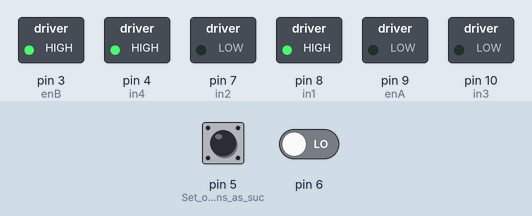
Bench run of a sketch on a simulated Arduino Uno, built with avr-gcc and run on an emulated ATmega328P. Parts: switched loads named in the sketch (green lamp = pin HIGH). The inputs (shaded band) are chosen by the test bench; at power-on: pin 5 (Set_our_input_pins_as_suc) LOW, pin 6 LOW. What the sketch prints to the serial monitor is not drawn.

Above: at 0.1 s.
Timing chart, 0 to 1.6 s (numbered marks = the images above):
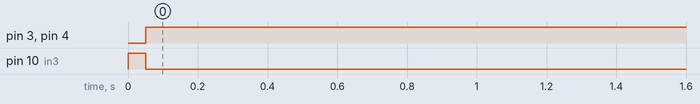

The sketch:

rccon3.ino
```cpp
float ch1; // Here's where we'll keep our channel values
float ch2;
float f1;
float f2;
float x;
float y;
float r;
float t;
float left;
float right;
float MotorSpeed1;
float MotorSpeed2;

#define Q_PI 0.7853981633974482;

// Motor A LEFT
int enA = 9;
int in1 = 8;
int in2 = 7;

// Motor B RIGHT
int enB = 3;
int in3 = 10;
int in4 = 4;

void setup() {
  // put your setup code here, to run once:

  pinMode(5, INPUT); // Set our input pins as such
  pinMode(6, INPUT);
  Serial.begin(9600);

  pinMode(enA, OUTPUT);
  pinMode(enB, OUTPUT);
  pinMode(in1, OUTPUT);
  pinMode(in2, OUTPUT);
  pinMode(in3, OUTPUT);
  pinMode(in4, OUTPUT);

  // Motor A
  digitalWrite(enA, LOW);
  digitalWrite(in1, HIGH);
  digitalWrite(in2, LOW);

  // Motor B
  digitalWrite(enB, LOW);
  digitalWrite(in3, HIGH);
  digitalWrite(in4, LOW);
}

void loop() {
  // put your main code here, to run repeatedly:


  ch1 = pulseIn(5, HIGH, 25000); // Read the pulse width of
  ch2 = pulseIn(6, HIGH, 25000); // each channel
  ch1 = map(ch1, 1000,2000, -500, 500);
  ch2 = map(ch2, 1000,2000, -500, 500);
  ch1 = constrain(ch1, -500, 500);
  ch2 = constrain(ch2, -500, 500);

  //f1 = map(ch1, 1000,2000, -1, 1);
  //f2 = map(ch2, 1000,2000, -1, 1);

  x = ch1/500;
  y = ch2/500;

  //y = y*-1;

  r = sqrt(x*x + y*y);
  t = atan2(x,y);

  t = t + Q_PI

  left = r* cos(t);
  right = r* sin(t);

  //rescale the new coords
  left = left * sqrt(2);
  right = right * sqrt(2);

  // clamp to -1/+1
  left = max(-1, min(left, 1));
  right = max(-1, min(right, 1));


  if(left > 0) {
    digitalWrite(in1, HIGH);
    digitalWrite(in2, LOW);
    }else{
    digitalWrite(in1, LOW);
    digitalWrite(in2, HIGH);
    }

  if(right > 0){
    digitalWrite(in3, HIGH);
    digitalWrite(in4, LOW);
    }else{
    digitalWrite(in3, LOW);
    digitalWrite(in4, HIGH);
    }

  // Set the motor speeds
  MotorSpeed1 = abs(left*255);
  MotorSpeed2 = abs(right*255);
  //Bzuceni motoru
  if (MotorSpeed1 < 25)MotorSpeed1 = 0;
  if (MotorSpeed2 < 25)MotorSpeed2 = 0;
  analogWrite(enA, MotorSpeed1);
  analogWrite(enB, MotorSpeed2);

  Serial.print("A:"); //Serial debugging stuff
  Serial.print(left*255);

  Serial.print("B"); //Serial debugging stuff
  Serial.println(right*255);

}
```

Measured:
- by itself, pin 3 (enB), pin 4 (in4): LOW → HIGH at 0.05 s
- by itself, pin 10 (in3): HIGH → LOW at 0.05 s
